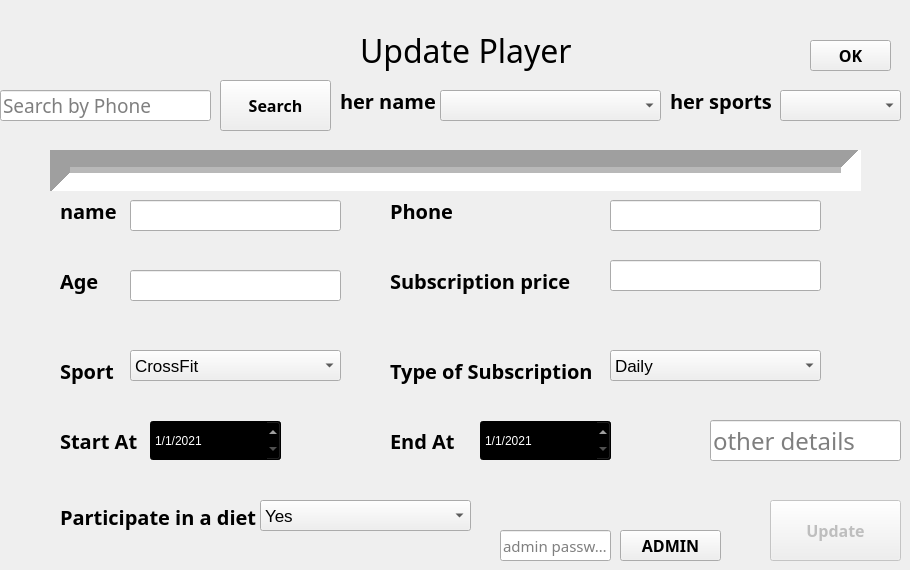
      <widget class="QWidget" name="tab_17">
       <attribute name="title">
        <string>Update Player</string>
       </attribute>
       <widget class="QLabel" name="label_12">
        <property name="geometry">
         <rect>
          <x>60</x>
          <y>500</y>
          <width>201</width>
          <height>61</height>
         </rect>
        </property>
        <property name="font">
         <font>
          <family>Lucida Bright</family>
          <pointsize>15</pointsize>
          <weight>75</weight>
          <bold>true</bold>
         </font>
        </property>
        <property name="text">
         <string>Participate in a diet
</string>
        </property>
       </widget>
       <widget class="QLabel" name="label_13">
        <property name="geometry">
         <rect>
          <x>390</x>
          <y>340</y>
          <width>221</width>
          <height>61</height>
         </rect>
        </property>
        <property name="font">
         <font>
          <family>Lucida Bright</family>
          <pointsize>15</pointsize>
          <weight>75</weight>
          <bold>true</bold>
         </font>
        </property>
        <property name="text">
         <string>Type of Subscription </string>
        </property>
       </widget>
       <widget class="QLineEdit" name="lineEdit_6">
        <property name="geometry">
         <rect>
          <x>610</x>
          <y>200</y>
          <width>211</width>
          <height>31</height>
         </rect>
        </property>
        <property name="font">
         <font>
          <family>Lucida Bright</family>
          <pointsize>11</pointsize>
         </font>
        </property>
        <property name="placeholderText">
         <string/>
        </property>
       </widget>
       <widget class="QLineEdit" name="lineEdit_7">
        <property name="geometry">
         <rect>
          <x>130</x>
          <y>200</y>
          <width>211</width>
          <height>31</height>
         </rect>
        </property>
        <property name="font">
         <font>
          <family>Lucida Bright</family>
          <pointsize>11</pointsize>
         </font>
        </property>
        <property name="placeholderText">
         <string/>
        </property>
       </widget>
       <widget class="QPushButton" name="pushButton_27">
        <property name="enabled">
         <bool>false</bool>
        </property>
        <property name="geometry">
         <rect>
          <x>770</x>
          <y>500</y>
          <width>131</width>
          <height>61</height>
         </rect>
        </property>
        <property name="font">
         <font>
          <family>Javanese Text</family>
          <pointsize>12</pointsize>
          <weight>75</weight>
          <bold>true</bold>
         </font>
        </property>
        <property name="cursor">
         <cursorShape>PointingHandCursor</cursorShape>
        </property>
        <property name="styleSheet">
         <string notr="true">:hover{
background:green;
	color: rgb(255, 255, 255);
}</string>
        </property>
        <property name="text">
         <string>Update</string>
        </property>
       </widget>
       <widget class="QComboBox" name="comboBox_4">
        <property name="geometry">
         <rect>
          <x>610</x>
          <y>350</y>
          <width>211</width>
          <height>31</height>
         </rect>
        </property>
        <property name="font">
         <font>
          <pointsize>13</pointsize>
         </font>
        </property>
        <item>
         <property name="text">
          <string>Daily</string>
         </property>
        </item>
        <item>
         <property name="text">
          <string>Monthly</string>
         </property>
        </item>
        <item>
         <property name="text">
          <string>3 Months</string>
         </property>
        </item>
        <item>
         <property name="text">
          <string>6 Months</string>
         </property>
        </item>
        <item>
         <property name="text">
          <string>Yearly</string>
         </property>
        </item>
       </widget>
       <widget class="QLineEdit" name="lineEdit_8">
        <property name="geometry">
         <rect>
          <x>130</x>
          <y>270</y>
          <width>211</width>
          <height>31</height>
         </rect>
        </property>
        <property name="font">
         <font>
          <family>Lucida Bright</family>
          <pointsize>11</pointsize>
         </font>
        </property>
        <property name="placeholderText">
         <string/>
        </property>
       </widget>
       <widget class="QLabel" name="label_14">
        <property name="geometry">
         <rect>
          <x>60</x>
          <y>180</y>
          <width>81</width>
          <height>61</height>
         </rect>
        </property>
        <property name="font">
         <font>
          <family>Lucida Bright</family>
          <pointsize>15</pointsize>
          <weight>75</weight>
          <bold>true</bold>
         </font>
        </property>
        <property name="text">
         <string>name</string>
        </property>
       </widget>
       <widget class="QDateEdit" name="dateEdit_3">
        <property name="geometry">
         <rect>
          <x>150</x>
          <y>420</y>
          <width>131</width>
          <height>41</height>
         </rect>
        </property>
        <property name="styleSheet">
         <string notr="true">background-color: rgb(0, 0, 0);
color: rgb(255, 255, 255);
font: 12pt &quot;MS Shell Dlg 2&quot;;</string>
        </property>
        <property name="dateTime">
         <datetime>
          <hour>0</hour>
          <minute>0</minute>
          <second>0</second>
          <year>2021</year>
          <month>1</month>
          <day>1</day>
         </datetime>
        </property>
        <property name="displayFormat">
         <string>d/M/yyyy</string>
        </property>
       </widget>
       <widget class="QDateEdit" name="dateEdit_4">
        <property name="geometry">
         <rect>
          <x>480</x>
          <y>420</y>
          <width>131</width>
          <height>41</height>
         </rect>
        </property>
        <property name="styleSheet">
         <string notr="true">background-color: rgb(0, 0, 0);
color: rgb(255, 255, 255);
font: 12pt &quot;MS Shell Dlg 2&quot;;</string>
        </property>
        <property name="dateTime">
         <datetime>
          <hour>0</hour>
          <minute>0</minute>
          <second>0</second>
          <year>2021</year>
          <month>1</month>
          <day>1</day>
         </datetime>
        </property>
        <property name="displayFormat">
         <string>d/M/yyyy</string>
        </property>
       </widget>
       <widget class="QLineEdit" name="lineEdit_9">
        <property name="geometry">
         <rect>
          <x>610</x>
          <y>260</y>
          <width>211</width>
          <height>31</height>
         </rect>
        </property>
        <property name="font">
         <font>
          <family>Lucida Bright</family>
          <pointsize>11</pointsize>
         </font>
        </property>
        <property name="placeholderText">
         <string/>
        </property>
       </widget>
       <widget class="QLabel" name="label_15">
        <property name="geometry">
         <rect>
          <x>390</x>
          <y>250</y>
          <width>231</width>
          <height>61</height>
         </rect>
        </property>
        <property name="font">
         <font>
          <family>Lucida Bright</family>
          <pointsize>15</pointsize>
          <weight>75</weight>
          <bold>true</bold>
         </font>
        </property>
        <property name="text">
         <string>Subscription price</string>
        </property>
       </widget>
       <widget class="QLabel" name="label_16">
        <property name="geometry">
         <rect>
          <x>390</x>
          <y>180</y>
          <width>81</width>
          <height>61</height>
         </rect>
        </property>
        <property name="font">
         <font>
          <family>Lucida Bright</family>
          <pointsize>15</pointsize>
          <weight>75</weight>
          <bold>true</bold>
         </font>
        </property>
        <property name="text">
         <string>Phone</string>
        </property>
       </widget>
       <widget class="QLabel" name="label_17">
        <property name="geometry">
         <rect>
          <x>390</x>
          <y>410</y>
          <width>81</width>
          <height>61</height>
         </rect>
        </property>
        <property name="font">
         <font>
          <family>Lucida Bright</family>
          <pointsize>15</pointsize>
          <weight>75</weight>
          <bold>true</bold>
         </font>
        </property>
        <property name="text">
         <string>End At</string>
        </property>
       </widget>
       <widget class="QLabel" name="label_18">
        <property name="geometry">
         <rect>
          <x>360</x>
          <y>20</y>
          <width>211</width>
          <height>61</height>
         </rect>
        </property>
        <property name="font">
         <font>
          <family>Javanese Text</family>
          <pointsize>24</pointsize>
          <weight>50</weight>
          <bold>false</bold>
         </font>
        </property>
        <property name="text">
         <string>Update Player</string>
        </property>
       </widget>
       <widget class="QLabel" name="label_19">
        <property name="geometry">
         <rect>
          <x>60</x>
          <y>250</y>
          <width>81</width>
          <height>61</height>
         </rect>
        </property>
        <property name="font">
         <font>
          <family>Lucida Bright</family>
          <pointsize>15</pointsize>
          <weight>75</weight>
          <bold>true</bold>
         </font>
        </property>
        <property name="text">
         <string>Age</string>
        </property>
       </widget>
       <widget class="QComboBox" name="comboBox_6">
        <property name="geometry">
         <rect>
          <x>260</x>
          <y>500</y>
          <width>211</width>
          <height>31</height>
         </rect>
        </property>
        <property name="font">
         <font>
          <pointsize>13</pointsize>
         </font>
        </property>
        <item>
         <property name="text">
          <string>Yes</string>
         </property>
        </item>
        <item>
         <property name="text">
          <string>No</string>
         </property>
        </item>
       </widget>
       <widget class="QLabel" name="label_20">
        <property name="geometry">
         <rect>
          <x>60</x>
          <y>340</y>
          <width>81</width>
          <height>61</height>
         </rect>
        </property>
        <property name="font">
         <font>
          <family>Lucida Bright</family>
          <pointsize>15</pointsize>
          <weight>75</weight>
          <bold>true</bold>
         </font>
        </property>
        <property name="text">
         <string>Sport</string>
        </property>
       </widget>
       <widget class="QLabel" name="label_21">
        <property name="geometry">
         <rect>
          <x>60</x>
          <y>410</y>
          <width>81</width>
          <height>61</height>
         </rect>
        </property>
        <property name="font">
         <font>
          <family>Lucida Bright</family>
          <pointsize>15</pointsize>
          <weight>75</weight>
          <bold>true</bold>
         </font>
        </property>
        <property name="text">
         <string>Start At</string>
        </property>
       </widget>
       <widget class="QLineEdit" name="lineEdit_10">
        <property name="geometry">
         <rect>
          <x>0</x>
          <y>90</y>
          <width>211</width>
          <height>31</height>
         </rect>
        </property>
        <property name="font">
         <font>
          <family>Javanese Text</family>
          <pointsize>14</pointsize>
         </font>
        </property>
        <property name="placeholderText">
         <string>Search by Phone</string>
        </property>
       </widget>
       <widget class="QPushButton" name="pushButton_28">
        <property name="geometry">
         <rect>
          <x>220</x>
          <y>80</y>
          <width>111</width>
          <height>51</height>
         </rect>
        </property>
        <property name="font">
         <font>
          <family>Javanese Text</family>
          <pointsize>12</pointsize>
          <weight>75</weight>
          <bold>true</bold>
         </font>
        </property>
        <property name="cursor">
         <cursorShape>PointingHandCursor</cursorShape>
        </property>
        <property name="text">
         <string>Search</string>
        </property>
       </widget>
       <widget class="QComboBox" name="comboBox_5">
        <property name="geometry">
         <rect>
          <x>130</x>
          <y>350</y>
          <width>211</width>
          <height>31</height>
         </rect>
        </property>
        <property name="font">
         <font>
          <pointsize>13</pointsize>
         </font>
        </property>
        <item>
         <property name="text">
          <string>CrossFit</string>
         </property>
        </item>
        <item>
         <property name="text">
          <string>Barkor</string>
         </property>
        </item>
        <item>
         <property name="text">
          <string>MMA</string>
         </property>
        </item>
        <item>
         <property name="text">
          <string>Karate</string>
         </property>
        </item>
        <item>
         <property name="text">
          <string>Taekwondo</string>
         </property>
        </item>
        <item>
         <property name="text">
          <string>KungFu</string>
         </property>
        </item>
        <item>
         <property name="text">
          <string>Fittnes</string>
         </property>
        </item>
        <item>
         <property name="text">
          <string>Jumbaz</string>
         </property>
        </item>
        <item>
         <property name="text">
          <string>MuayThai</string>
         </property>
        </item>
        <item>
         <property name="text">
          <string>Ballet</string>
         </property>
        </item>
        <item>
         <property name="text">
          <string>Aerobics</string>
         </property>
        </item>
        <item>
         <property name="text">
          <string>Boxing</string>
         </property>
        </item>
       </widget>
       <widget class="Line" name="line_2">
        <property name="geometry">
         <rect>
          <x>50</x>
          <y>150</y>
          <width>811</width>
          <height>41</height>
         </rect>
        </property>
        <property name="lineWidth">
         <number>20</number>
        </property>
        <property name="midLineWidth">
         <number>6</number>
        </property>
        <property name="orientation">
         <enum>Qt::Horizontal</enum>
        </property>
       </widget>
       <widget class="QComboBox" name="comboBox_8">
        <property name="geometry">
         <rect>
          <x>780</x>
          <y>90</y>
          <width>121</width>
          <height>31</height>
         </rect>
        </property>
        <property name="font">
         <font>
          <pointsize>13</pointsize>
         </font>
        </property>
       </widget>
       <widget class="QLabel" name="label_37">
        <property name="geometry">
         <rect>
          <x>670</x>
          <y>70</y>
          <width>111</width>
          <height>61</height>
         </rect>
        </property>
        <property name="font">
         <font>
          <family>Lucida Bright</family>
          <pointsize>15</pointsize>
          <weight>75</weight>
          <bold>true</bold>
         </font>
        </property>
        <property name="text">
         <string>her sports</string>
        </property>
       </widget>
       <widget class="QLineEdit" name="lineEdit_29">
        <property name="geometry">
         <rect>
          <x>500</x>
          <y>530</y>
          <width>111</width>
          <height>31</height>
         </rect>
        </property>
        <property name="font">
         <font>
          <family>Lucida Bright</family>
          <pointsize>11</pointsize>
         </font>
        </property>
        <property name="echoMode">
         <enum>QLineEdit::Password</enum>
        </property>
        <property name="placeholderText">
         <string>admin password</string>
        </property>
       </widget>
       <widget class="QPushButton" name="pushButton_46">
        <property name="enabled">
         <bool>true</bool>
        </property>
        <property name="geometry">
         <rect>
          <x>620</x>
          <y>530</y>
          <width>101</width>
          <height>31</height>
         </rect>
        </property>
        <property name="font">
         <font>
          <family>Lucida Calligraphy</family>
          <pointsize>12</pointsize>
          <weight>75</weight>
          <bold>true</bold>
         </font>
        </property>
        <property name="cursor">
         <cursorShape>PointingHandCursor</cursorShape>
        </property>
        <property name="styleSheet">
         <string notr="true">:hover{
background:green;
	color: rgb(255, 255, 255);
}</string>
        </property>
        <property name="text">
         <string>ADMIN</string>
        </property>
       </widget>
       <widget class="QComboBox" name="comboBox_9">
        <property name="geometry">
         <rect>
          <x>440</x>
          <y>90</y>
          <width>221</width>
          <height>31</height>
         </rect>
        </property>
        <property name="font">
         <font>
          <pointsize>13</pointsize>
         </font>
        </property>
       </widget>
       <widget class="QLabel" name="label_38">
        <property name="geometry">
         <rect>
          <x>340</x>
          <y>70</y>
          <width>101</width>
          <height>61</height>
         </rect>
        </property>
        <property name="font">
         <font>
          <family>Lucida Bright</family>
          <pointsize>15</pointsize>
          <weight>75</weight>
          <bold>true</bold>
         </font>
        </property>
        <property name="text">
         <string>her name</string>
        </property>
       </widget>
       <widget class="QPushButton" name="pushButton_49">
        <property name="geometry">
         <rect>
          <x>810</x>
          <y>40</y>
          <width>81</width>
          <height>31</height>
         </rect>
        </property>
        <property name="font">
         <font>
          <family>Javanese Text</family>
          <pointsize>12</pointsize>
          <weight>75</weight>
          <bold>true</bold>
         </font>
        </property>
        <property name="cursor">
         <cursorShape>PointingHandCursor</cursorShape>
        </property>
        <property name="text">
         <string>OK</string>
        </property>
       </widget>
       <widget class="QLineEdit" name="lineEdit_39">
        <property name="geometry">
         <rect>
          <x>710</x>
          <y>420</y>
          <width>191</width>
          <height>41</height>
         </rect>
        </property>
        <property name="font">
         <font>
          <family>Javanese Text</family>
          <pointsize>18</pointsize>
         </font>
        </property>
        <property name="placeholderText">
         <string>other details</string>
        </property>
       </widget>
      </widget>
